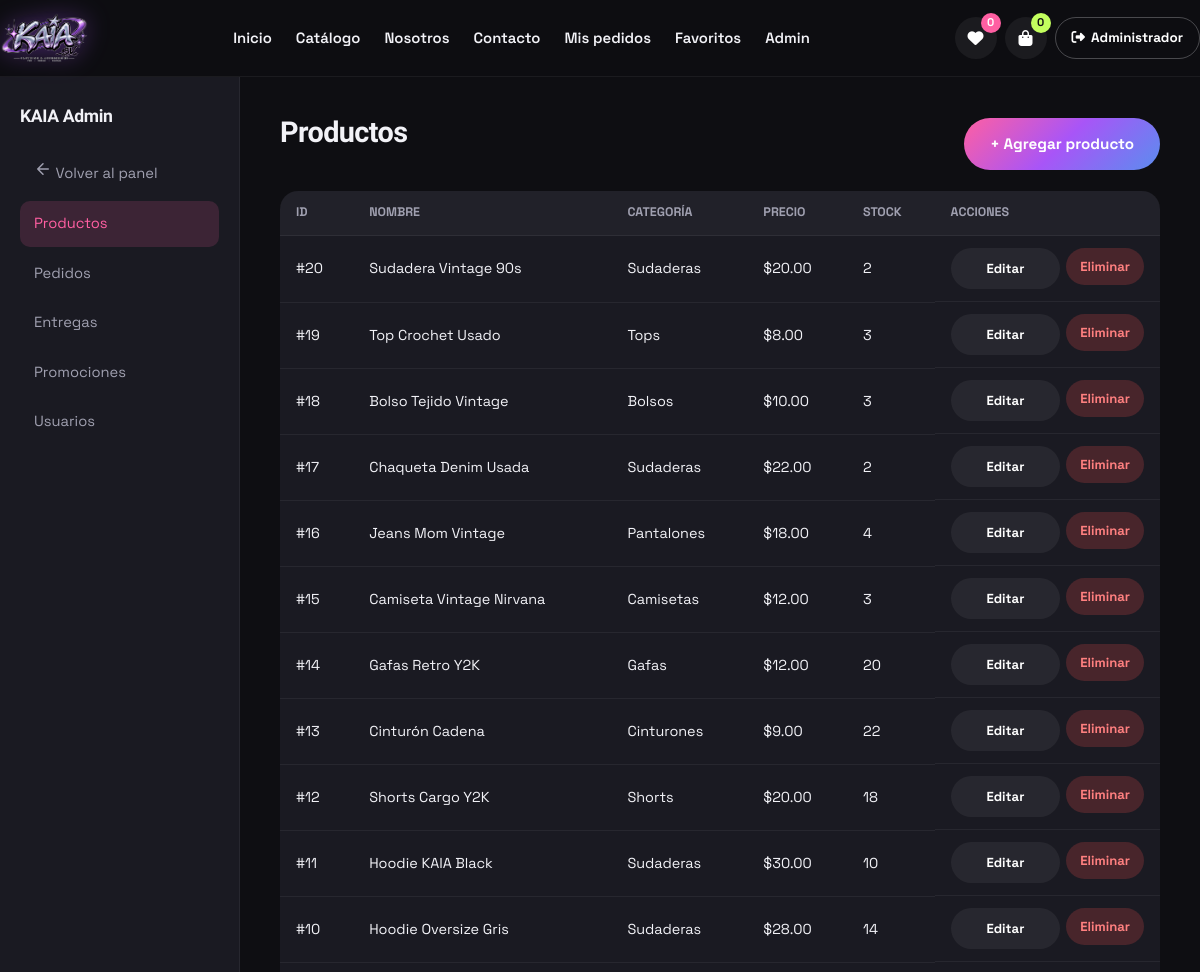
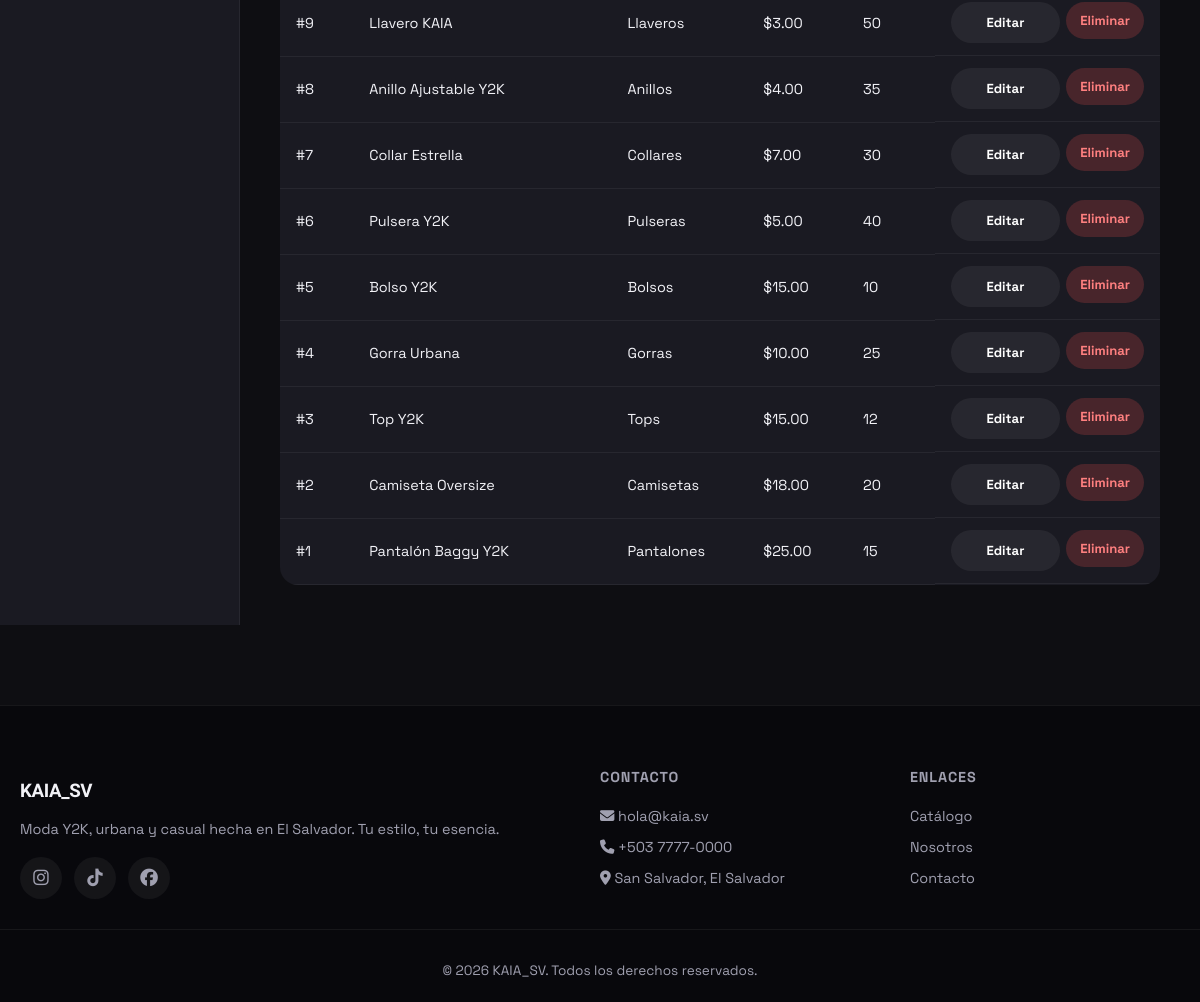
The page /admin/productos.php (signed in) on the database its author committed (2 pictures, top to bottom).
### tables this page shows
CREATE TABLE productos (
    id INT AUTO_INCREMENT PRIMARY KEY,
    nombre VARCHAR(150) NOT NULL,
    descripcion TEXT,
    material VARCHAR(150) NULL,
    cuidados VARCHAR(255) NULL,
    medidas VARCHAR(255) NULL,
    marca VARCHAR(80) DEFAULT 'KAIA_SV',
    origen VARCHAR(80) DEFAULT 'El Salvador',
    categoria_id INT,
    precio DECIMAL(10,2) NOT NULL,
    talla VARCHAR(100),
    stock INT DEFAULT 0,
    imagen VARCHAR(255),
    destacado TINYINT(1) DEFAULT 0,
    condicion ENUM('nueva','usada') DEFAULT 'nueva',
    fecha_creacion DATETIME DEFAULT CURRENT_TIMESTAMP,
    INDEX idx_condicion (condicion),
    FOREIGN KEY (categoria_id) REFERENCES categorias(id) ON DELETE SET NULL
);

CREATE TABLE categorias (
    id INT AUTO_INCREMENT PRIMARY KEY,
    nombre VARCHAR(80) NOT NULL UNIQUE,
    descripcion VARCHAR(255)
);

### config/conexion.php (called while the page is built, shortened)
<?php
function e($str) { return htmlspecialchars($str ?? '', ENT_QUOTES, 'UTF-8'); }

### admin/productos.php (the view, shortened to what this page needs)
<?php
require_once __DIR__ . '/../includes/auth.php';
$productos = $pdo->query("SELECT p.*, c.nombre AS categoria FROM productos p
                          LEFT JOIN categorias c ON p.categoria_id = c.id
                          ORDER BY p.id DESC")->fetchAll();
include __DIR__ . '/../includes/header.php';
?>
<div class="admin-layout">
  <aside class="admin-sidebar">
    <h2>KAIA Admin</h2>
    <a href="/kaia_sv/admin/index.php" class="back-link"><svg aria-hidden="true"><use href="/kaia_sv/assets/img/icons.svg#arrow-left"></use></svg> Volver al panel</a>
    <a href="/kaia_sv/admin/productos.php" class="active">Productos</a>
    <a href="/kaia_sv/admin/pedidos.php">Pedidos</a>
    <a href="/kaia_sv/admin/entregas.php">Entregas</a>
    <a href="/kaia_sv/admin/promociones.php">Promociones</a>
    <a href="/kaia_sv/admin/usuarios.php">Usuarios</a>
  </aside>
  <div class="admin-content">
    <div style="display:flex;justify-content:space-between;align-items:center;margin-bottom:20px;">
      <h1>Productos</h1>
      <a href="/kaia_sv/admin/agregar_producto.php" class="btn btn-primary">+ Agregar producto</a>
    </div>
    <table class="admin-table">
      <thead>
        <tr><th>ID</th><th>Nombre</th><th>Categoría</th><th>Precio</th><th>Stock</th><th>Acciones</th></tr>
      </thead>
      <tbody>
        <?php foreach ($productos as $p): ?>
          <tr>
            <td>#<?= $p['id'] ?></td>
            <td><?= e($p['nombre']) ?></td>
            <td><?= e($p['categoria']) ?></td>
            <td>$<?= number_format($p['precio'], 2) ?></td>
            <td><?= (int)$p['stock'] ?></td>
            <td style="display:flex;gap:6px;">
              <a href="/kaia_sv/admin/editar_producto.php?id=<?= $p['id'] ?>"
                 class="btn-sm btn-ghost-sm" style="display:inline-flex;">Editar</a>
              <form method="POST" action="/kaia_sv/admin/eliminar_producto.php"
                    onsubmit="return confirm('¿Eliminar el producto &quot;<?= e($p['nombre']) ?>&quot;? Esta acción no se puede deshacer.');"
                    style="display:inline;">
                <button type="submit"
                        class="btn-sm"
                        style="background:rgba(255,80,80,.2);color:#ff8080;display:inline-flex;">
                  Eliminar
                </button>
              </form>
            </td>
          </tr>
        <?php endforeach; ?>
      </tbody>
    </table>
  </div>
</div>
<?php include __DIR__ . '/../includes/footer.php'; ?>

### assets/css/style.css (style rules this page uses)
:root { --rosa: #ff5fa2; --morado: #a855f7; --azul: #5b8def; --lima: #c3ff5e; --negro: #0e0e12; --gris: #1a1a22; --blanco: #fff; --texto: #f2f2f7; --texto-suave: #a0a0b0; --grad: linear-gradient(135deg, #ff5fa2 0%, #a855f7 50%, #5b8def 100%); --radius: 18px; --shadow: 0 10px 30px rgba(168,85,247,.25); }
* { margin: 0; padding: 0; box-sizing: border-box; }
html { scroll-behavior: smooth; }
body { font-family: 'Space Grotesk', system-ui, sans-serif; background: var(--negro); color: var(--texto); line-height: 1.6; overflow-x: hidden; }
a { color: inherit; text-decoration: none; }
button { font-family: inherit; cursor: pointer; border: none; }
h1, h2, h3 { font-family: 'Archivo Black', sans-serif; letter-spacing: -0.02em; line-height: 1.05; }
.btn { display: inline-flex; align-items: center; gap: 10px; padding: 14px 26px; border-radius: 999px; font-weight: 700; font-size: .95rem; transition: .25s; cursor: pointer; }
.btn-primary { background: var(--grad); color: #fff; }
.btn-sm { padding: 10px 14px; border-radius: 999px; font-size: .82rem; font-weight: 700; flex: 1; display: inline-flex; align-items: center; justify-content: center; gap: 6px; transition: .25s; cursor: pointer; }
.btn-ghost-sm { background: rgba(255,255,255,.06); color: #fff; }
.admin-layout { display: grid; grid-template-columns: 240px 1fr; min-height: 100vh; }
.admin-sidebar { background: var(--gris); padding: 30px 20px; border-right: 1px solid rgba(255,255,255,.06); }
.admin-sidebar h2 { font-size: 1.1rem; margin-bottom: 24px; }
.admin-sidebar a { display: block; padding: 11px 14px; border-radius: 10px; color: var(--texto-suave); margin-bottom: 4px; font-size: .92rem; transition: .2s; }
.admin-sidebar a:hover, .admin-sidebar a.active { background: rgba(255,95,162,.15); color: var(--rosa); }
.admin-content { padding: 40px; }
.admin-content h1 { font-size: 1.8rem; margin-bottom: 24px; }
.admin-table { width: 100%; border-collapse: collapse; background: var(--gris); border-radius: var(--radius); overflow: hidden; }
.admin-table th, .admin-table td { padding: 12px 16px; text-align: left; border-bottom: 1px solid rgba(255,255,255,.06); font-size: .9rem; }
.admin-table th { background: rgba(255,255,255,.03); font-size: .78rem; text-transform: uppercase; color: var(--texto-suave); }
.back-link { display: inline-flex; align-items: center; gap: 8px; margin-bottom: 16px; color: var(--texto-suave); font-size: .9rem; transition: color .2s, transform .2s; }
.back-link svg { width: 18px; height: 18px; }

### rows shown on the page
productos: id "20", nombre "Sudadera Vintage 90s", categoria.nombre "Sudaderas", precio "20.00", stock "2"
productos: id "19", nombre "Top Crochet Usado", categoria.nombre "Tops", precio "8.00", stock "3"
productos: id "18", nombre "Bolso Tejido Vintage", categoria.nombre "Bolsos", precio "10.00", stock "3"
productos: id "17", nombre "Chaqueta Denim Usada", categoria.nombre "Sudaderas", precio "22.00", stock "2"
productos: id "16", nombre "Jeans Mom Vintage", categoria.nombre "Pantalones", precio "18.00", stock "4"
productos: id "15", nombre "Camiseta Vintage Nirvana", categoria.nombre "Camisetas", precio "12.00", stock "3"
productos: id "14", nombre "Gafas Retro Y2K", categoria.nombre "Gafas", precio "12.00", stock "20"
productos: id "13", nombre "Cinturón Cadena", categoria.nombre "Cinturones", precio "9.00", stock "22"
productos: id "12", nombre "Shorts Cargo Y2K", categoria.nombre "Shorts", precio "20.00", stock "18"
productos: id "11", nombre "Hoodie KAIA Black", categoria.nombre "Sudaderas", precio "30.00", stock "10"
productos: id "10", nombre "Hoodie Oversize Gris", categoria.nombre "Sudaderas", precio "28.00", stock "14"
productos: id "9", nombre "Llavero KAIA", categoria.nombre "Llaveros", precio "3.00", stock "50"
productos: id "8", nombre "Anillo Ajustable Y2K", categoria.nombre "Anillos", precio "4.00", stock "35"
productos: id "7", nombre "Collar Estrella", categoria.nombre "Collares", precio "7.00", stock "30"
productos: id "6", nombre "Pulsera Y2K", categoria.nombre "Pulseras", precio "5.00", stock "40"
productos: id "5", nombre "Bolso Y2K", categoria.nombre "Bolsos", precio "15.00", stock "10"
productos: id "4", nombre "Gorra Urbana", categoria.nombre "Gorras", precio "10.00", stock "25"
productos: id "3", nombre "Top Y2K", categoria.nombre "Tops", precio "15.00", stock "12"
productos: id "2", nombre "Camiseta Oversize", categoria.nombre "Camisetas", precio "18.00", stock "20"
productos: id "1", nombre "Pantalón Baggy Y2K", categoria.nombre "Pantalones", precio "25.00", stock "15"

### other values the page prints
$wish_count "0"
$carrito_count "0"
explode(' ', $_SESSION['nombre'])[0] "Administrador"
